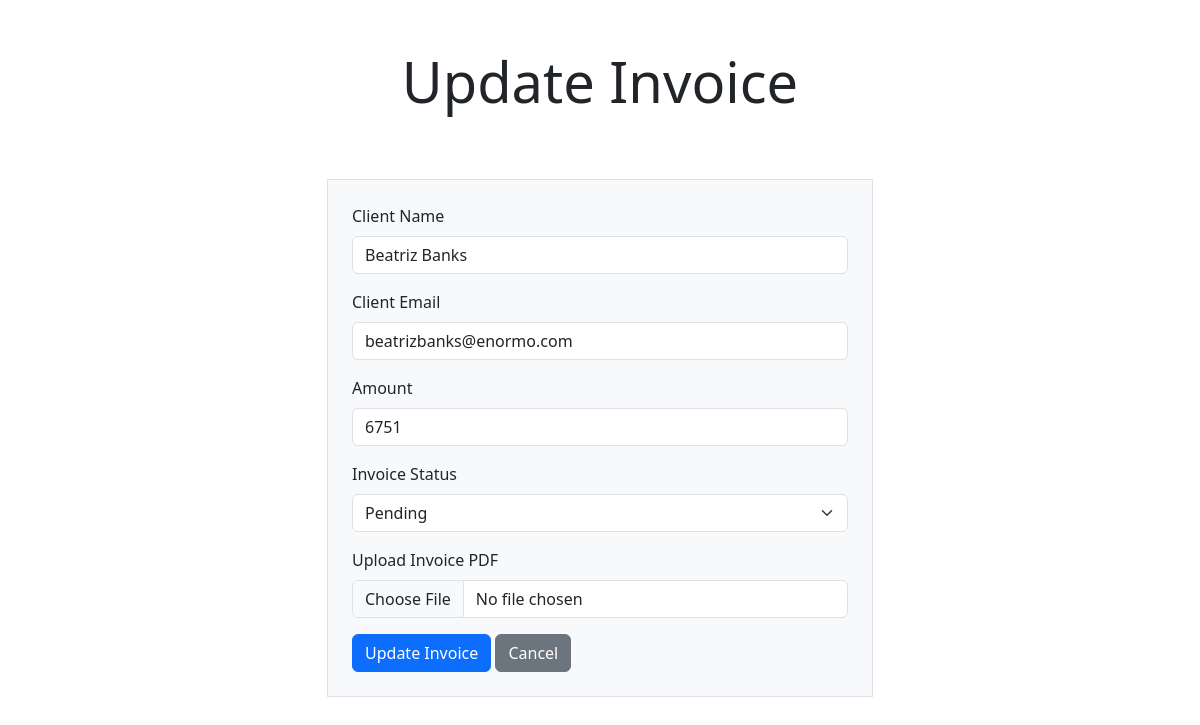
The page /update.php?id=3 on the database its author committed.
### tables this page shows
CREATE TABLE "invoices" ("id" integer primary key autoincrement not null, "number" varchar not null, "client" varchar not null, "email" varchar not null, "amount" integer not null, "status_id" integer not null);

### functions.php (called while the page is built, shortened)
<?php
function getInvoice ($id)
{
  global $db;
  $sql = "SELECT * FROM invoices WHERE id = :id";
  $stmt = $db->prepare($sql);
  $stmt->execute(['id' => $id]);
  $invoice = $stmt->fetch();
  return $invoice;
}

### data.php (called while the page is built)
<?php
  $dsn = 'sqlite:invoice_manager.sqlite';
  try {
    $db = new PDO($dsn);
  } catch (PDOException $e) {
    echo $e->getMessage();
    exit();
  }
  $sql = "SELECT * FROM statuses";
  $result = $db->query($sql);
  $statuses = $result->fetchAll(PDO::FETCH_COLUMN, 1);

### update.php (the view, shortened to what this page needs)
<?php
  require "data.php";
  require "functions.php";
  if ($_SERVER['REQUEST_METHOD'] === 'POST') {
    $errors = [];
    $invoice = sanitize($_POST);
    $errors = validate($invoice);
    if (count($errors) === 0) {
      updateInvoice($invoice);
      header("Location: index.php");
    }
  } else if (isset($_GET['id'])) {
    $invoice = getInvoice($_GET['id']);
  } else {
    header("Location: index.php");
    exit();
  }
?>
<!DOCTYPE html>
<html lang="en">
<head>
    <link rel="stylesheet" href="https://cdn.jsdelivr.net/npm/bootstrap@5.3.3/dist/css/bootstrap.min.css">
</head>
<body>
  <main class="container">
    <div class="row">
      <div class="col-6 offset-3">
        <h1 class="display-4 text-center mb-3 p-5">Update Invoice</h1>
        <form method="post" class="bg-light border border-1 p-4" enctype="multipart/form-data">
          <?php require "inputs.php"; ?>
          <button type="submit" class="btn btn-primary">Update Invoice</button>
          <a class="btn btn-secondary" href="index.php">Cancel</a>
        </form>
      </div>
    </div>
  </main>
</body>
</html>

### inputs.php (shortened to what this page needs)
<div class="form-group mb-3">
  <label class="form-label" for="client">Client Name</label>
  <input type="text" class="form-control" id="client" name="client" required
  value="<?php echo $invoice['client'] ?? ''; ?>">
</div>
<div class="form-group mb-3">
  <label class="form-label" for="email">Client Email</label>
  <input type="text" class="form-control" id="email" name="email" required
  value="<?php echo $invoice['email'] ?? ''; ?>">
</div>
<div class="form-group mb-3">
  <label class="form-label" for="amount">Amount</label>
  <input type="text" class="form-control" id="amount" name="amount" required
  value="<?php echo $invoice['amount'] ?? ''; ?>">
</div>
<div class="form-group mb-3">
  <label class="form-label" for="status">Invoice Status</label>
  <select class="form-select" id="status" name="status" required>
    <?php foreach ($statuses as $status) : ?>
      <option value="<?php echo $status; ?>"
        <?php if (isset($invoice['status_id']) && $status === $statuses[$invoice['status_id']-1]) : ?> selected <?php endif; ?> >
        <?php echo ucfirst($status); ?>
      </option>
    <?php endforeach; ?>
  </select>
</div>
<div class="form-group mb-3">
  <label class="form-label" for="doc">Upload Invoice PDF</label>
  <input type="file" class="form-control" id="doc" name="doc" accept=".pdf">
</div>

### rows shown on the page
invoices: client "Beatriz Banks", email "beatrizbanks@enormo.com", amount "6751", status "Pending"
